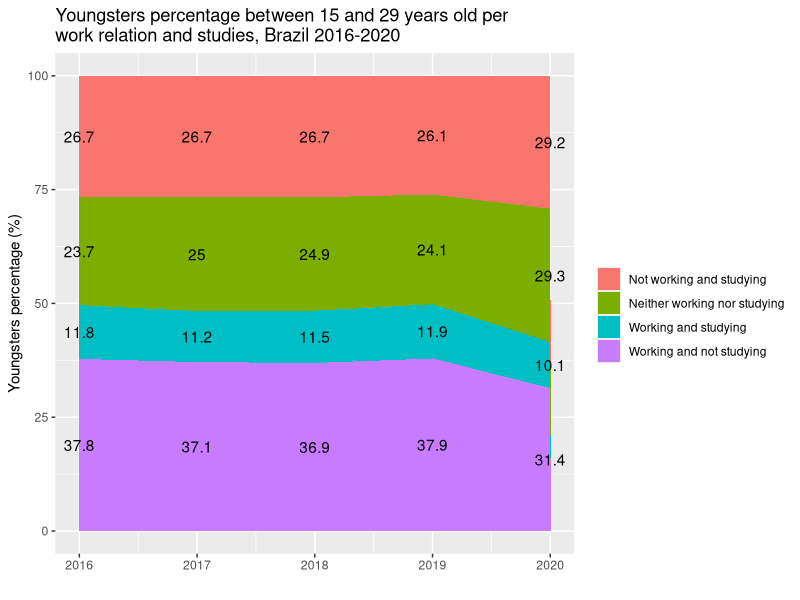
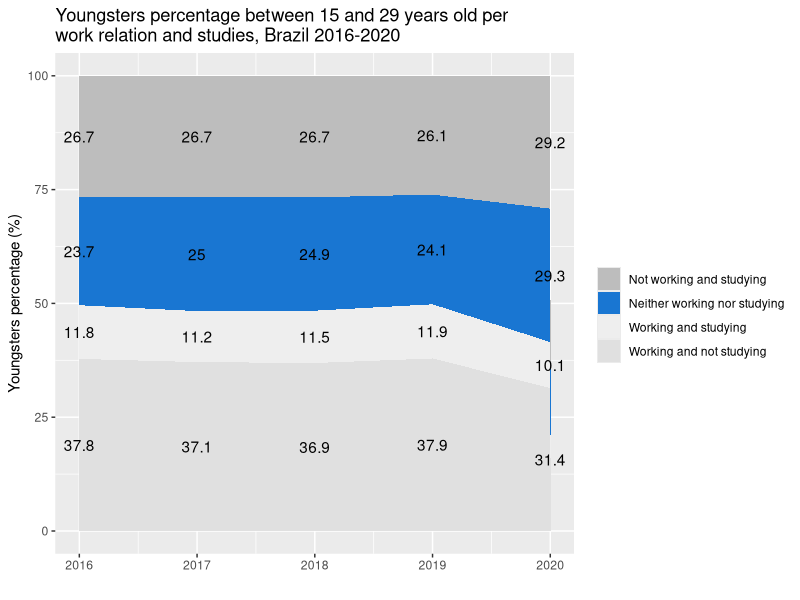
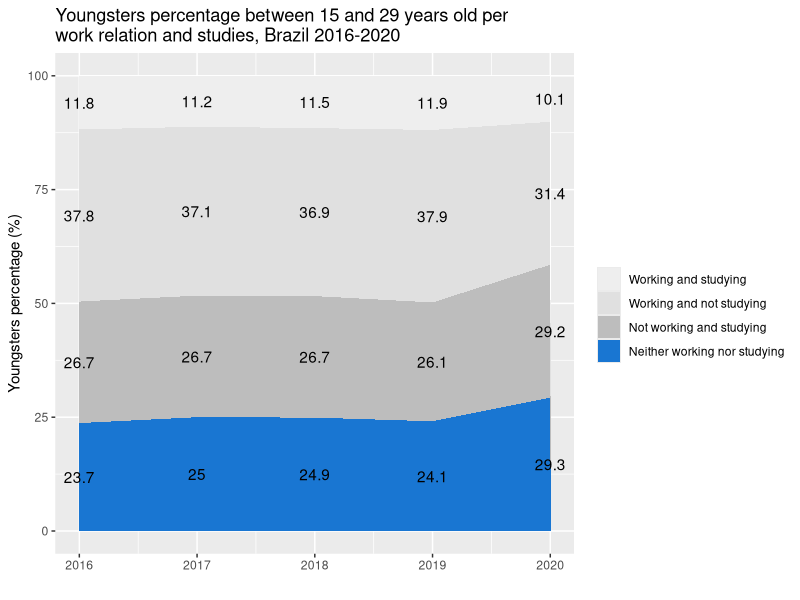
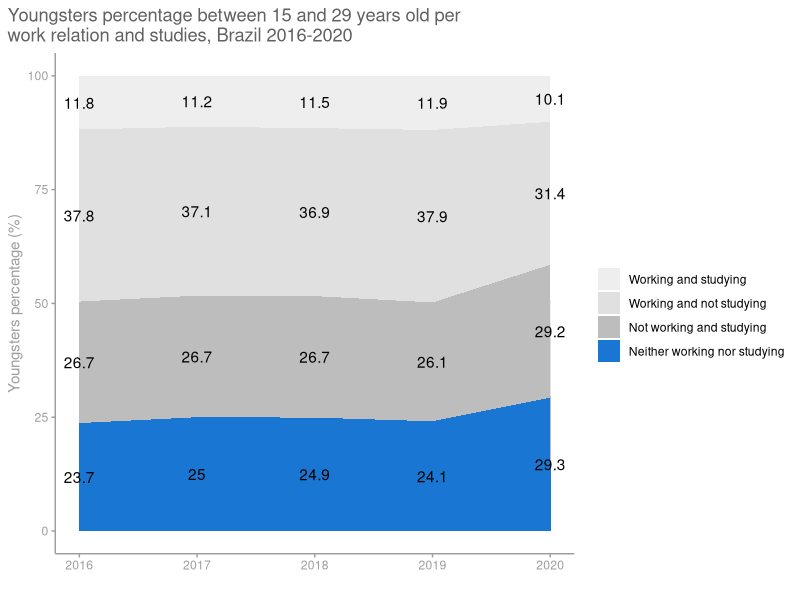
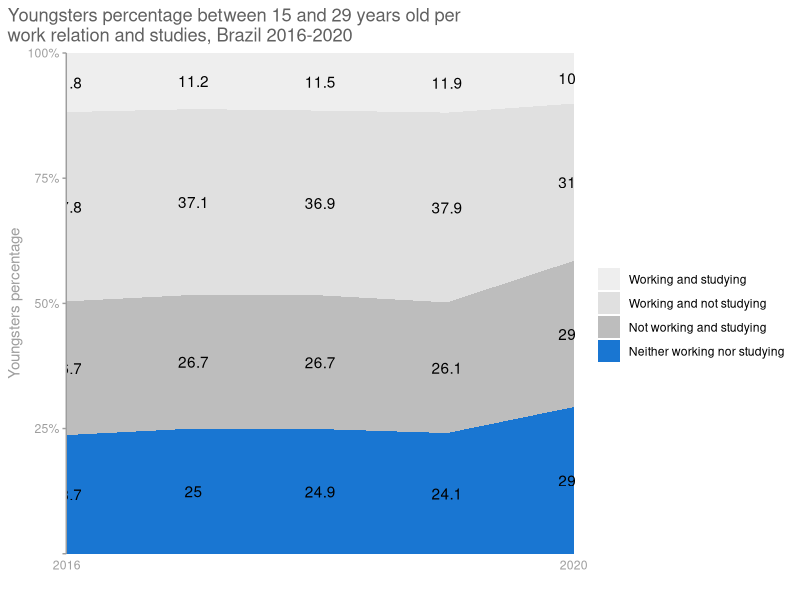
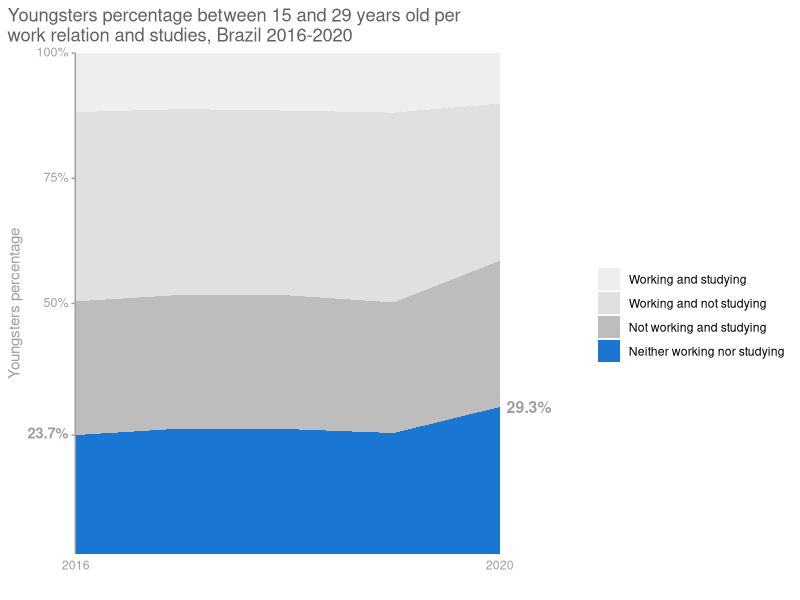
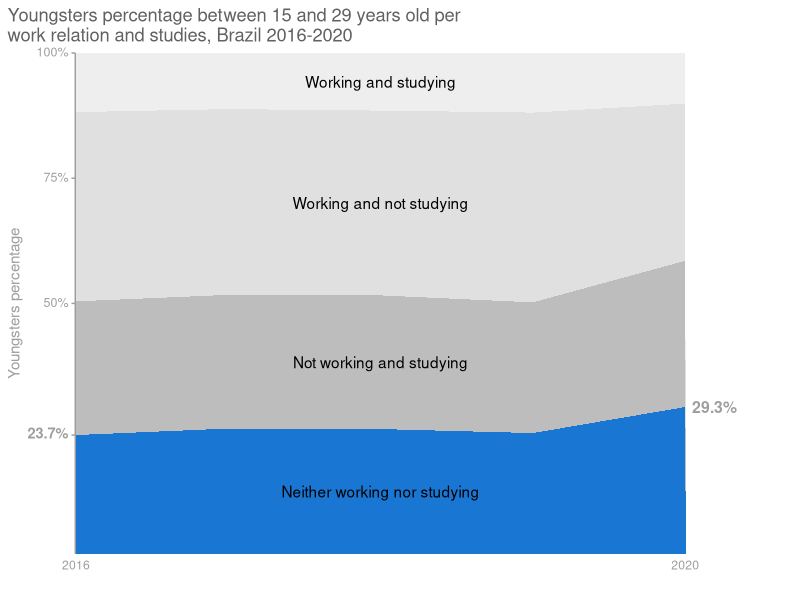
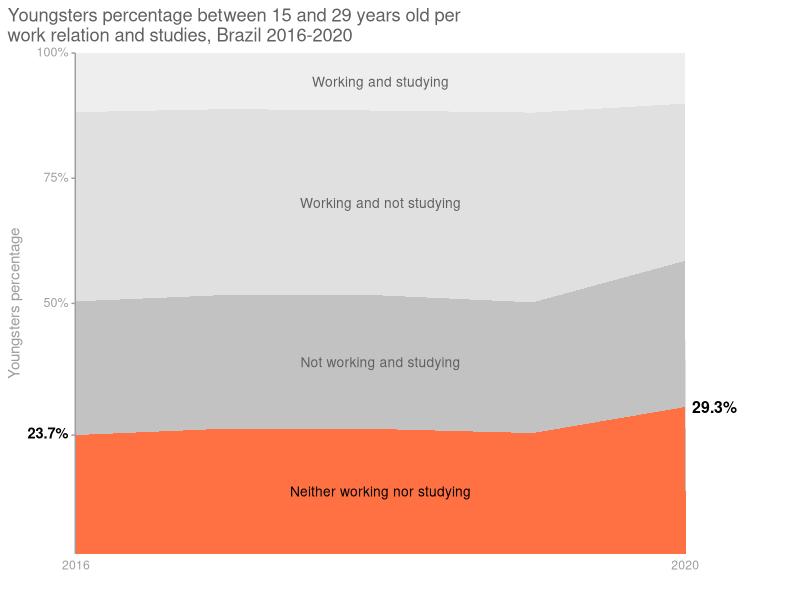

Source code (R) for these figures, in order:
library(ggplot2)
library(dplyr)
library(readr)
library(ggtext)

df = read_csv("dataset.csv")

category_order <- c("Not working and studying",
                 "Neither working nor studying",
                 "Working and studying",
                 "Working and not studying")

category_factor <- factor(df$category, levels=category_order)

df %>% 
  ggplot(aes(x=year, y=value, fill=category_factor)) +
  geom_area() +
  geom_text(aes(label=value), position=position_stack(vjust=0.5)) +
  labs(title=paste("Youngsters percentage between 15 and 29 years old per",
                   "\nwork relation and studies, Brazil 2016-2020"),
       x="",
       y="Youngsters percentage (%)",
       fill="")

# Focusing on only one cagetory
category_colours <- list("Working and studying" = "#eeeeee",
                         "Working and not studying" = "#e0e0e0",
                         "Not working and studying" = "#bdbdbd",
                         "Neither working nor studying" = "#1976d2")

df %>% 
  ggplot(aes(x=year, y=value, fill=category_factor)) +
  geom_area() +
  geom_text(aes(label=value), position=position_stack(vjust=0.5)) +
  scale_fill_manual(values=category_colours) +
  labs(title=paste("Youngsters percentage between 15 and 29 years old per",
                   "\nwork relation and studies, Brazil 2016-2020"),
       x="",
       y="Youngsters percentage (%)",
       fill="")

# Rearranging the order to make easier to compare categories
category_order_v2 <- c("Working and studying",
                        "Working and not studying",
                        "Not working and studying",
                        "Neither working nor studying")

category_factor_v2 <- factor(df$category, levels=category_order_v2)

df %>% 
  ggplot(aes(x=year, y=value, fill=category_factor_v2)) +
  geom_area() +
  geom_text(aes(label=value), position=position_stack(vjust=0.5)) +
  scale_fill_manual(values=category_colours) +
  labs(title=paste("Youngsters percentage between 15 and 29 years old per",
                   "\nwork relation and studies, Brazil 2016-2020"),
       x="",
       y="Youngsters percentage (%)",
       fill="")

# Simplifying the theme
my_colors <- list(
  title = "#616161",
  axis = "#9e9e9e",
  no_emphasis = "#757575"
)

theme_simple <- function() {
  theme_classic() +
    theme(plot.title = element_text(hjust = 0, colour = my_colors$title),
          plot.title.position = "plot",
          axis.line = element_line(colour = my_colors$axis),
          axis.ticks = element_line(colour = my_colors$axis),
          axis.text = element_text(colour = my_colors$axis),
          axis.title = element_text(colour = my_colors$axis))
}

df %>% 
  ggplot(aes(x=year, y=value, fill=category_factor_v2)) +
  geom_area() +
  geom_text(aes(label=value), position=position_stack(vjust=0.5)) +
  scale_fill_manual(values=category_colours) +
  labs(title=paste("Youngsters percentage between 15 and 29 years old per",
                   "\nwork relation and studies, Brazil 2016-2020"),
       x="",
       y="Youngsters percentage (%)",
       fill="") +
  theme_simple()

# Playing with axis
df %>% 
  ggplot(aes(x=year, y=value, fill=category_factor_v2)) +
  geom_area() +
  geom_text(aes(label=value), position=position_stack(vjust=0.5)) +
  scale_fill_manual(values=category_colours) +
  labs(title=paste("Youngsters percentage between 15 and 29 years old per",
                   "\nwork relation and studies, Brazil 2016-2020"),
       x="",
       y="Youngsters percentage",
       fill="") +
  theme_simple() +
  scale_x_discrete(expand=c(0,0), limits=c(2016, 2020)) +
  scale_y_continuous(expand=c(0,0), labels=c("", "25%", "50%", "75%", "100%")) +
  theme(axis.line.x=element_blank(),
        axis.ticks.x=element_blank())


# Getting only useful labels
first_value <- df %>% 
  filter(category == "Neither working nor studying",
         year == 2016)

last_value <- df %>% 
  filter(category == "Neither working nor studying",
         year == 2020)

y_axis_breaks <- c(23.7, 50, 75, 100)
y_axis_custom <- y_axis_breaks == 23.7

df %>% 
  ggplot(aes(x=year, y=value)) +
  geom_area(aes(fill=category_factor_v2)) +
  geom_text(data=last_value, aes(x=year, y=value), label="29.3%",
            position=position_stack(vjust=1), hjust=-0.15,
            size=4, fontface="bold", colour=my_colors$axis) +
  scale_fill_manual(values=category_colours) +
  labs(title=paste("Youngsters percentage between 15 and 29 years old per",
                   "\nwork relation and studies, Brazil 2016-2020"),
       x="",
       y="Youngsters percentage",
       fill="") +
  theme_simple() +
  scale_x_discrete(expand=c(0,0,0,.7), limits=c(2016, 2020)) +
  scale_y_continuous(expand=c(0,0), 
                     breaks=y_axis_breaks,
                     labels=c("23.7%", "50%", "75%", "100%")) +
  theme(axis.line.x=element_blank(),
        axis.ticks.x=element_blank(),
        axis.text.y=element_markdown(face = ifelse(y_axis_custom, "bold", "plain"),
                                     size = ifelse(y_axis_custom, 10.5, 9)))

# Removing external legend
legend_labels <- df %>% 
  arrange(desc(category_factor_v2)) %>% 
  filter(year == 2018)

df %>% 
  ggplot(aes(x=year, y=value)) +
  geom_area(aes(fill=category_factor_v2), show.legend=FALSE) +
  geom_text(data=legend_labels, aes(x=year, y=value, label=category),
            position=position_stack(vjust=.5)) +
  geom_text(data=last_value, aes(x=year, y=value), label="29.3%",
            position=position_stack(vjust=1), hjust=-0.15,
            size=4, fontface="bold", colour=my_colors$axis) +
  scale_fill_manual(values=category_colours) +
  labs(title=paste("Youngsters percentage between 15 and 29 years old per",
                   "\nwork relation and studies, Brazil 2016-2020"),
       x="",
       y="Youngsters percentage",
       fill="") +
  theme_simple() +
  scale_x_discrete(expand=c(0,0,0,.7), limits=c(2016, 2020)) +
  scale_y_continuous(expand=c(0,0), 
                     breaks=y_axis_breaks,
                     labels=c("23.7%", "50%", "75%", "100%")) +
  theme(axis.line.x=element_blank(),
        axis.ticks.x=element_blank(),
        axis.text.y=element_markdown(face = ifelse(y_axis_custom, "bold", "plain"),
                                     size = ifelse(y_axis_custom, 10.5, 9)))


# Adjusting colors to focus on adverse values
category_colours_v2 <- list("Working and studying" = "#eeeeee",
                         "Working and not studying" = "#e0e0e0",
                         "Not working and studying" = "#c2c2c2",
                         "Neither working nor studying" = "#ff7043")

df %>% 
  ggplot(aes(x=year, y=value)) +
  geom_area(aes(fill=category_factor_v2), show.legend=FALSE) +
  geom_text(data=legend_labels, aes(x=year, y=value, label=category),
            position=position_stack(vjust=.5), size=3.5,
            colour=c("black", rep(my_colors$title, 3))) +
  geom_text(data=last_value, aes(x=year, y=value), label="29.3%",
            position=position_stack(vjust=1), hjust=-0.15,
            size=4, fontface="bold", colour="black") +
  scale_fill_manual(values=category_colours_v2) +
  labs(title=paste("Youngsters percentage between 15 and 29 years old per",
                   "\nwork relation and studies, Brazil 2016-2020"),
       x="",
       y="Youngsters percentage",
       fill="") +
  theme_simple() +
  scale_x_discrete(expand=c(0,0,0,.7), limits=c(2016, 2020)) +
  scale_y_continuous(expand=c(0,0), 
                     breaks=y_axis_breaks,
                     labels=c("23.7%", "50%", "75%", "100%")) +
  theme(axis.line.x=element_blank(),
        axis.ticks.x=element_blank(),
        axis.text.y=element_markdown(face=ifelse(y_axis_custom, "bold", "plain"),
                                     size=ifelse(y_axis_custom, 10.5, 9),
                                     colour=ifelse(y_axis_custom, "black", my_colors$axis)))

# Improving textual information
df %>% 
  ggplot(aes(x=year, y=value)) +
  geom_area(aes(fill=category_factor_v2)) +
  geom_text(data=last_value, aes(x=year, y=value), label="29.3%",
            position=position_stack(vjust=1), hjust=-0.15,
            size=4, fontface="bold", colour="black") +
  scale_fill_manual(values=category_colours_v2) +
  labs(title="Youngsters are losing interest in work and study",
       subtitle=paste("The number of youngsters between 15 and 29 years old that",
                      "are neither working nor studying increased \nin the last",
                      "years in Brazil"),
       y="Youngsters") +
  theme_simple() +
  scale_x_discrete(expand=c(0,0,0,.7), limits=c(2016, 2020)) +
  scale_y_continuous(expand=c(0,0), 
                     breaks=y_axis_breaks,
                     labels=c("23.7%", "50%", "75%", "100%")) +
  theme(axis.line.x=element_blank(),
        axis.ticks.x=element_blank(),
        axis.text.y=element_markdown(face=ifelse(y_axis_custom, "bold", "plain"),
                                     size=ifelse(y_axis_custom, 10.5, 9),
                                     colour=ifelse(y_axis_custom, "black", my_colors$axis)),
        legend.position="bottom",
        legend.title=element_blank(),
        legend.key.size=unit(0.55, "cm"),
        legend.text=element_text(colour=my_colors$axis, size=9),
        axis.title.x=element_blank(),
        plot.subtitle=element_text(colour=my_colors$axis, margin=margin(b=15)),
        legend.margin=margin(t=0),
        legend.box.margin = margin(l=-80),
        plot.margin = margin(t=5, r=-20, b=5, l=5))